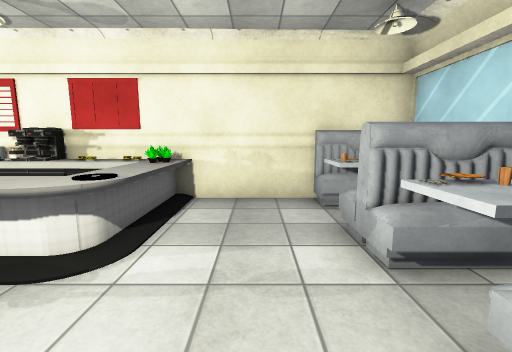
[1] (above)

17 first-person views from a walk through a 3-D level made in the Unity game engine. The camera is 1.5 m above the floor, tilts 8° down and sees 90° across. The floor is counted in squares, 1 m on a side. Each view is taken from the middle of a square. On the plan, view 1 faces up. The plan holds only what a view shows up to about 13 squares ahead; the rest is blank. The place goes on beyond the plan. Some surface patterns are stand-ins.

[2]
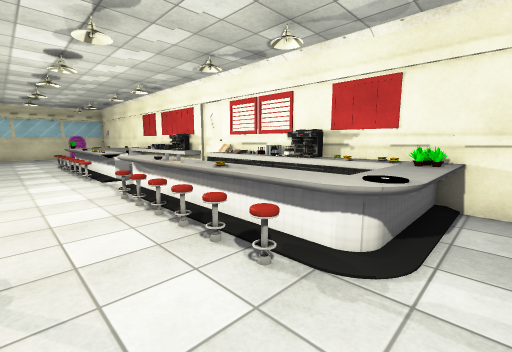

[3]
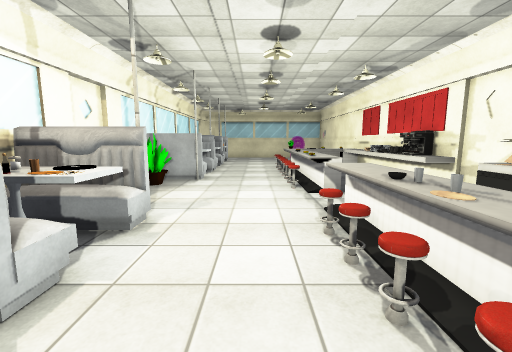

[4]
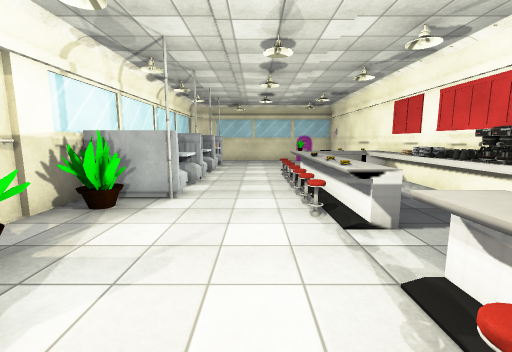

[5]
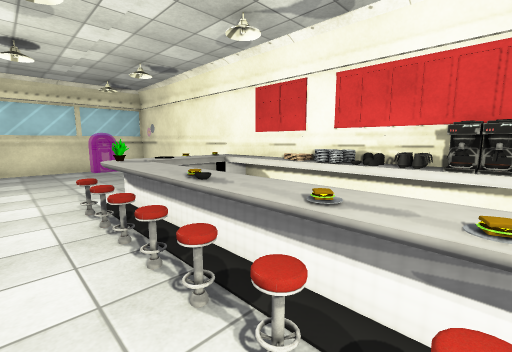

[6]
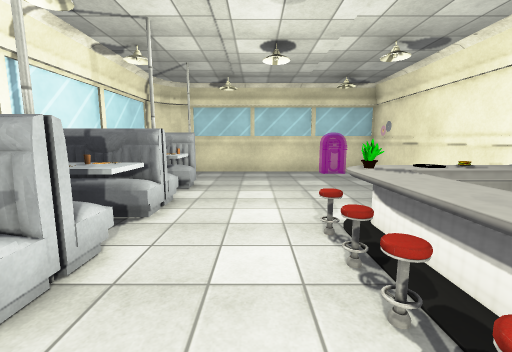

[7]
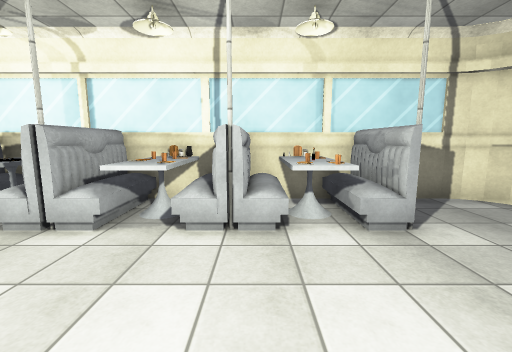

[8]
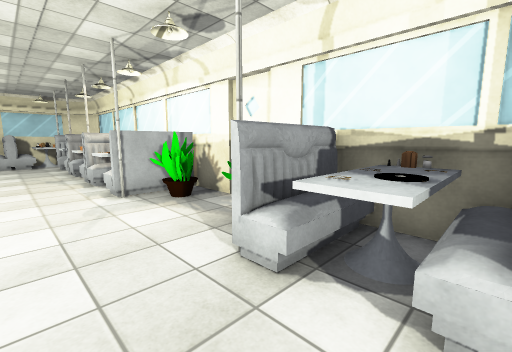

[9]
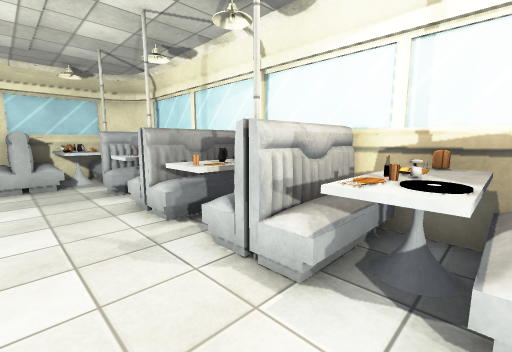

[10]
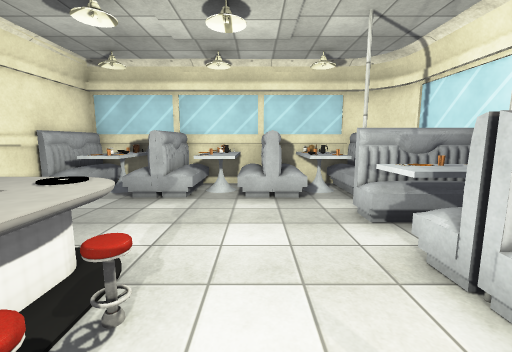

[11]
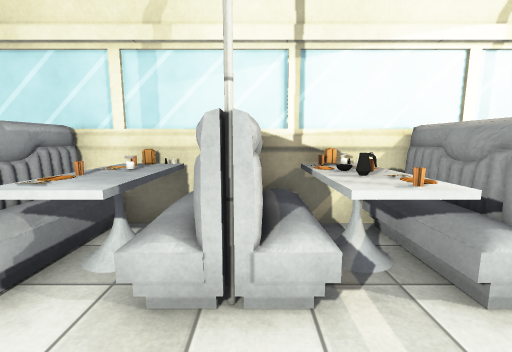

[12]
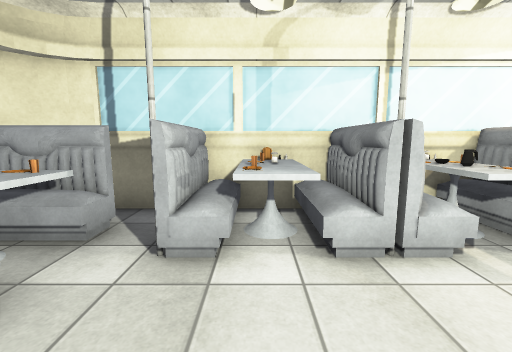

[13]
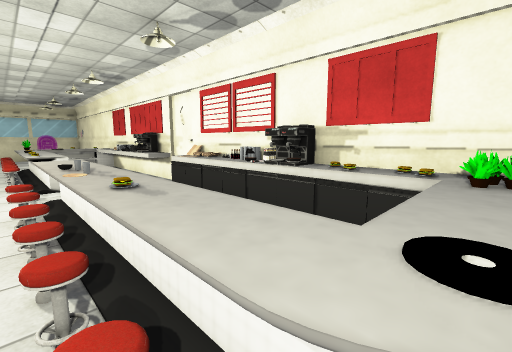

[14]
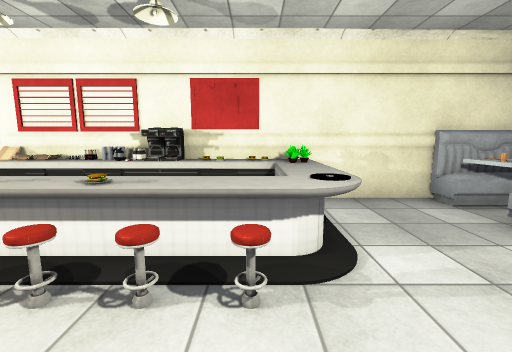

[15]
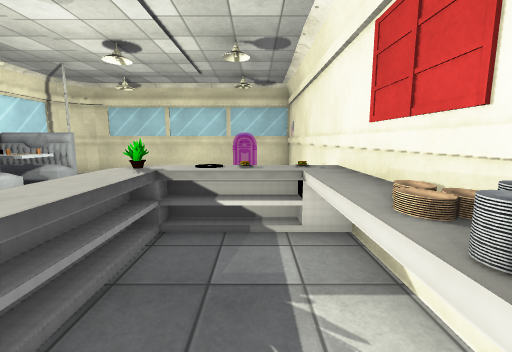

[16]
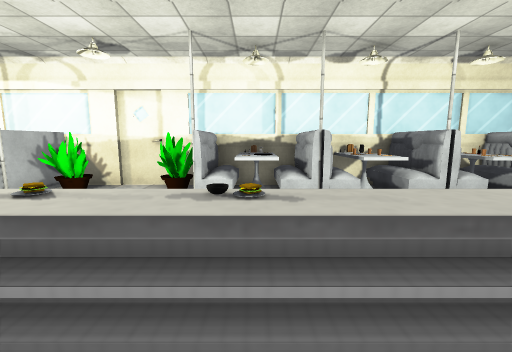

[17]
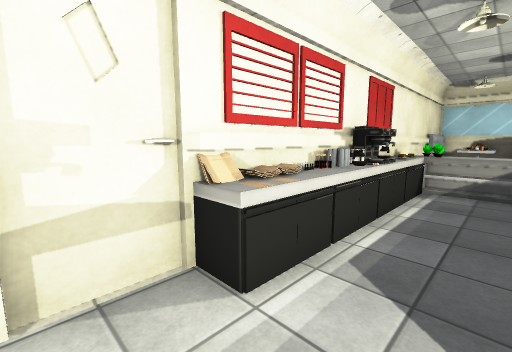

### Floor plan
Key: @ floor where view 1 was taken; # wall or solid block; . floor; = window, fence, low wall or low ledge; ^ raised ledge; M machine; P plant; T table; S stool; A pot; O other object.
Columns run from 26 left of view 1 to 4 right of it. Each row starts with its distance up from view 1.
  7 #############################
  6 #     . ^^OOOOA^.OO OMOOP...OO#
  5 ==... . ^...............P...TT#
  4 ==.....O^...............^...OO#
  3 #......^P^^O^OO^.^^^OO^^O...OO#
  2 #.......SSSSSSS...SSSSSS....TT#
  1 #...........................OO#
  0 #.........................@.TT#
 -1 #...OTOOTOOTO....OOTOTTOOTO.TT#
 -2 #..OOTOOTOOTO....POTOTTOOTO.OO#
 -3 ##..OTOOTOOTOP...POTOTTOOTO..
 -4  ############################

Positions as (right, up) in squares from view 1, and headings:
1: (0, 0), facing up
2: (-1, 0), facing up-left
3: (-4, 1), facing left
4: (-7, 1), facing left
5: (-12, 1), facing up-left
6: (-14, 1), facing left
7: (-20, 3), facing down
8: (-16, 1), facing down-right
9: (-8, 1), facing down-right
10: (-5, 1), facing right
11: (-3, 1), facing down
12: (-1, 2), facing down
13: (-2, 2), facing up-left
14: (-3, 0), facing up
15: (-14, 5), facing left
16: (-15, 5), facing down
17: (-11, 4), facing up-right
